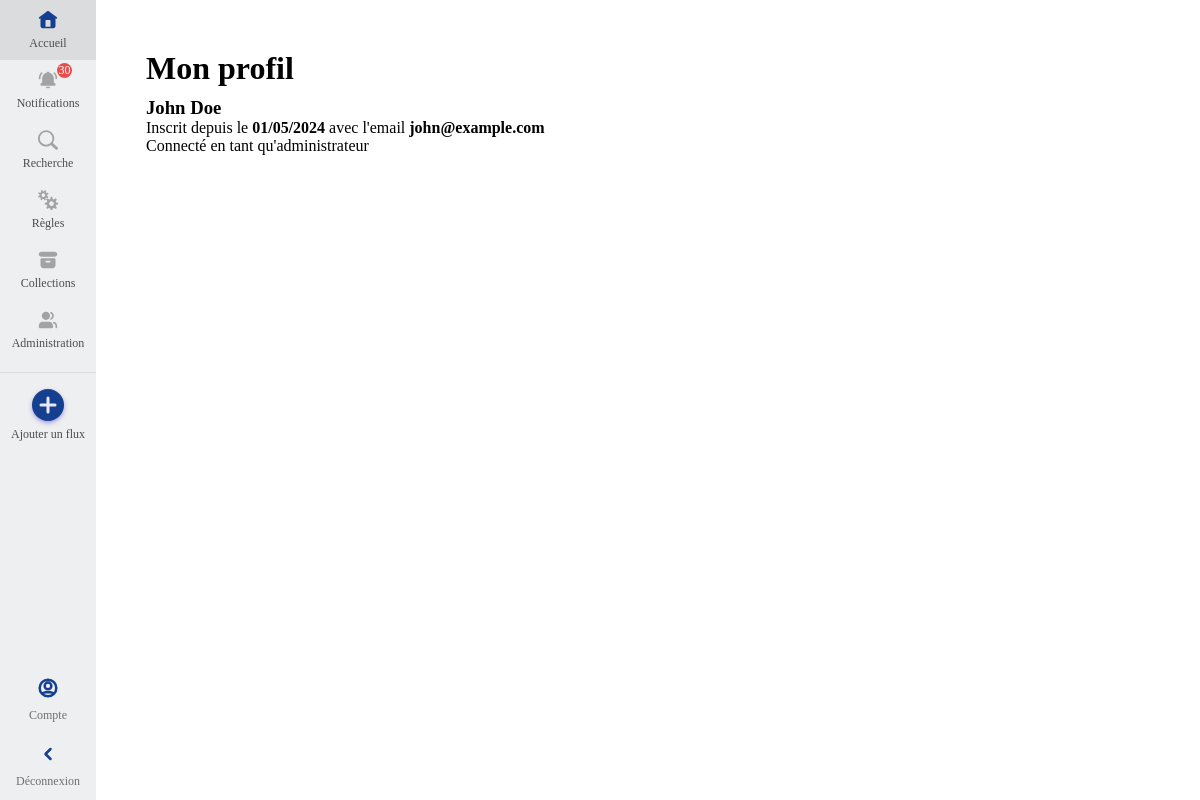
The app's page /compte.php (signed in) with its own data.
### tables this page shows
CREATE TABLE `utilisateur` (
  `id_utilisateur` int NOT NULL AUTO_INCREMENT,
  `nom` varchar(128) NOT NULL,
  `prenom` varchar(128) NOT NULL,
  `email` varchar(255) NOT NULL,
  `hash_password` varchar(255) NOT NULL,
  `date_inscription` int NOT NULL,
  `est_admin` tinyint(1) NOT NULL DEFAULT '0',
  PRIMARY KEY (`id_utilisateur`),
  UNIQUE KEY `mail` (`email`)
);

### public/compte.php (called while the page is built, shortened)
<?php
require_once $_SERVER['DOCUMENT_ROOT'] . "/src/model/UtilisateurModel.php";
$id_utilisateur = $_SESSION["id_utilisateur"];
$utilisateur = UtilisateurModel::getUserDetailsFromId($id_utilisateur);
require_once $_SERVER['DOCUMENT_ROOT'] . "/views/components/side-bar.php";
require_once $_SERVER['DOCUMENT_ROOT'] . "/views/compte.php";

### src/model/UtilisateurModel.php (called while the page is built, shortened)
<?php
class UtilisateurModel
{
    static function getUserDetailsFromId(int $id_utilisateur): array | UserNotFoundException
    {
        $mysqli = Database::connexion();
        $stmt = $mysqli->prepare("SELECT id_utilisateur, nom, prenom, email, date_inscription FROM utilisateur WHERE id_utilisateur = ?");
        $stmt->bind_param("i", $id_utilisateur);
        $stmt->execute();
        $res = $stmt->get_result()->fetch_all(MYSQLI_ASSOC);
        return $res[0];
    }
}

### views/compte.php (the view, shortened to what this page needs)
<!DOCTYPE html>
<html lang="fr">
<head>
    <link rel="stylesheet" href="css/style.css">
    <link rel="stylesheet" href="css/side-bar.css">
    <link rel="stylesheet" href="css/font.css">
    <link rel="stylesheet" href="css/compte.css">
    <link rel="stylesheet" href="css/colors.css">
</head>
<body>
    <div class="container">
        <div>
            <h1>Mon profil</h1>
            <h3><?= $utilisateur["prenom"] ?> <?= $utilisateur["nom"] ?></h3>
            <p>Inscrit depuis le <b><?= date("d/m/Y", $utilisateur["date_inscription"]) ?></b> avec l'email <b><?= $utilisateur["email"] ?></b></p>
            <?php if (isset($_SESSION["is_admin"])) : ?>
                <p>Connecté en tant qu'administrateur</p>
            <?php endif; ?>
        </div>
    </div>
</body>
</html>

### public/css/style.css (style rules this page uses)
* { margin: 0; padding: 0; font-family: 'Fira Sans'; }
body { box-sizing: border-box; height: 100vh; margin: 0; display: grid; grid-template-columns: 96px 325px auto; font-family: 'Fira Sans'; overflow-y: hidden; }

### public/css/compte.css (style rules this page uses)
body { grid-template-columns: 96px auto; }
div.container { height: 100vh; }
div.container>div { padding: 50px; }
h1 { margin-bottom: 10px; }

### public/css/colors.css (style rules this page uses)
:root { --border-color : #00000014; --highlight-color: #154090; --highlight-border-color: #10367c; --highlight-text-color: #032562; --background-color: #eeeff0; --btn-background-color: #f0f0f0; --btn-border-color: #d0d7de; --btn-hover-background-color: #fafafa; --text-secondary-color: #62696f; }

### records on screen
utilisateur: prenom "John", nom "Doe", date_inscription "01/05/2024", email "john@example.com"

### other values on screen
$nb_notifs "30"
